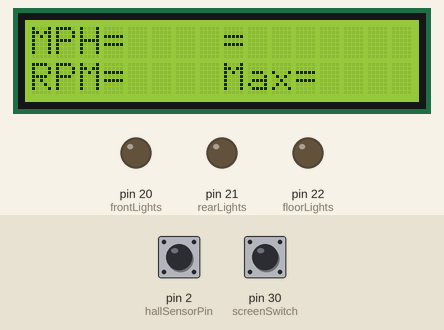
Bench run of a program on a simulated Arduino Mega 2560, built with avr-gcc and run on an emulated ATmega2560. Shown: 16×2 character LCD, output pins drawn as LEDs (lit = HIGH). The inputs (shaded band) are chosen by the test bench; at power-on: pin 2 (hallSensorPin) LOW, pin 30 (screenSwitch) HIGH.

Above: at 3.2 s.
3.3 s: pin 2 (hallSensorPin) pulsed HIGH 2 times (0.12 s each, 0.3 s apart)
At 4.7 s:
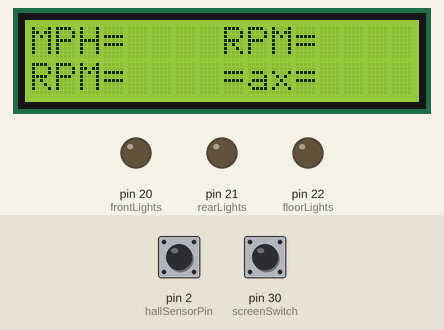
At 6.7 s:
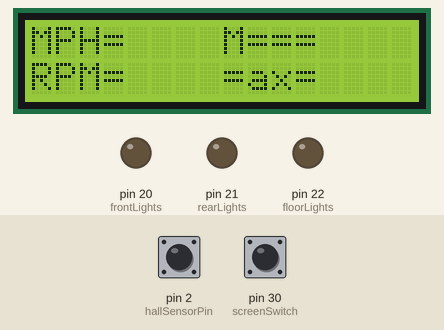
6.9 s: pin 2 (hallSensorPin) pulsed HIGH 5 times (0.12 s each, 0.3 s apart)
At 8.1 s:
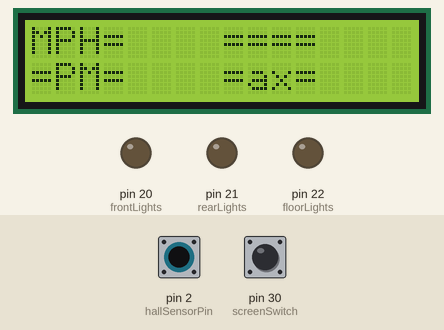
Timing chart, 0 to 9.9 s (numbered marks = the images above; inputs shaded):
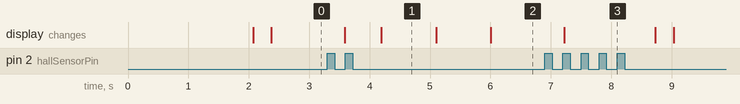

Measured:
- after the input at 3.3 s, the display: first changes after 0.28 s (image 1 shows a later state)
- after the input at 6.9 s, the display: changes after 0.32 s (image 3)
- what the display in image 1 shows lasts 0.9 s, from 4.2 s to 5.1 s

The program:

main.cpp
```cpp
#include <Arduino.h>
#include <define.h>
#include <lcd.h>
#include <rpm.h>
#include <lights.h>

void setup()
{
  Serial.begin(9600);
  rpmSetup();
  lcdSetup();
  lightSetup();
}

void loop()
{
  int screenSwitchState = digitalRead(screenSwitch);
  rpmLoop();
  lightLoop();
  lcdLoop();

  if (screenSwitchState == HIGH)
  {
    if (buttonActive == false)
    {
      buttonActive = true;
      buttonTimer = millis();
    }
    if ((millis() - buttonTimer > longPressTime) && (longPressActive == false))
    {
      longPressActive = true;
    } else {
    if (buttonActive == true)
    {
      if(currentScreen == 0)
      {currentScreen = 1;}
      if(currentScreen == 1)
      {currentScreen = 0;}
    	buttonActive = false;
    }
    if (longPressActive == true)
    {
      if(lightStatus == 0)
      {lightStatus = 1;}
      if(lightStatus == 1)
      {lightStatus = 0;}
      lightStatus = 1;
      longPressActive = false;
      }
    }
  }
}
```

battery.cpp
```cpp
#include <Arduino.h>
#include <define.h>

unsigned long previousBatteryMillis = 0;
const long batteryInterval = 10000;

void batteryOne()
{
oneCell = analogRead(batteryCellOnePin);
}

void batteryTwo()
{
twoCell = analogRead(batteryCellTwoPin);
twoCell = twoCell - oneCell;
}

void batteryThree()
{
threeCell = analogRead(batteryCellThreePin);
}

void batteryFour()
{
fourCell = analogRead(batteryCellFourPin);
}

void runBatteryVolt()
{
  unsigned long batteryCurrentMillis = millis();
  if (batteryCurrentMillis - previousBatteryMillis >= batteryInterval) {

    previousBatteryMillis = batteryCurrentMillis;

    batteryOne();
    batteryTwo();
    batteryThree();
    batteryFour();
    }

}
```

define.cpp
```cpp
#include <Arduino.h>

bool buttonActive = false;
bool longPressActive = false;
long buttonTimer = 0;
long longPressTime = 250;

int screenSwitch = 30;

int frontLights = 20;
int rearLights = 21;
int floorLights = 22;

int previousScreen;
int currentScreen = 0;

int currentSpeed;
int maxSpeed;

int currentRPM;
int maxRPM;

int runTime;
int Seconds;
int Minutes;

int lightStatus = 0;

int batteryCellOnePin = A0;
int batteryCellTwoPin = A1;
int batteryCellThreePin = A2;
int batteryCellFourPin = A3;

float oneCell=0.00;
float twoCell=0.00;
float threeCell=0.00;
float fourCell=0.00;
```

define.h
```cpp
extern bool buttonActive;
extern bool longPressActive;
extern long buttonTimer;
extern long longPressTime;

extern int screenSwitch;

extern int frontLights;
extern int rearLights;
extern int floorLights;

extern int previousScreen;
extern int currentScreen;

extern int currentRPM;
extern int maxRPM;

extern int currentSpeed;
extern int maxSpeed;

extern int runTime;
extern int Seconds;
extern int Minutes;

extern int lightStatus;

extern int batteryCellOnePin;
extern int batteryCellTwoPin;
extern int batteryCellThreePin;
extern int batteryCellFourPin;

extern float oneCell;
extern float twoCell;
extern float threeCell;
extern float fourCell;
```

lights.cpp
```cpp
#include <Arduino.h>
#include <define.h>

void lightSetup()
{
  pinMode(frontLights, OUTPUT);
  pinMode(rearLights, OUTPUT);
  pinMode(floorLights, OUTPUT);
}

void disableLights()
{
  digitalWrite(frontLights, LOW);
  digitalWrite(rearLights, LOW);
  digitalWrite(floorLights, LOW);
}

void enableLights()
{
  digitalWrite(frontLights, HIGH);
  digitalWrite(rearLights, HIGH);
  digitalWrite(floorLights, HIGH);
}

void lightLoop()
{
  if(lightStatus == 0)
  {disableLights();}
  if(lightStatus == 1)
  {enableLights();}
}
```

lights.h
```cpp
extern void disableLights();
extern void enableLights();
extern void lightLoop();
extern void lightSetup();
```

rpm.cpp
```cpp
#include <Arduino.h>
#include <define.h>

const int hallSensorPin = 2;
const unsigned long sampleTime = 300;

void rpmSetup()
{
  pinMode(hallSensorPin,INPUT);
}

int getRPM()
{
  int count = 0;
  boolean countFlag = LOW;
  unsigned long currentTime = 0;
  unsigned long startTime = millis();
  while (currentTime <= sampleTime)
  {
    if (digitalRead(hallSensorPin) == HIGH)
    {
      countFlag = HIGH;
    }
    if (digitalRead(hallSensorPin) == LOW && countFlag == HIGH)
    {
      count++;
      countFlag=LOW;
    }
    currentTime = millis() - startTime;
  }
  int countRpm = int(1000/float(sampleTime))*count;
  return countRpm;
}

void rpmLoop()
{
  currentRPM = getRPM();
  if (currentRPM > maxRPM) maxRPM = currentRPM;
}
```

rpm.h
```cpp
extern void rpmSetup();
extern void rpmLoop();
extern int getRPM();
```

lcd.cpp
```cpp
#include <Arduino.h>
#include <LiquidCrystal.h>
#include <define.h>
#include <rpm.h>

static int rs = 7, en = 8, d4 = 6, d5 = 5, d6 = 4, d7 = 3;
LiquidCrystal lcd (rs, en, d4, d5, d6, d7);

void lcdSetup()
{
  pinMode(screenSwitch, INPUT_PULLUP);
  lcd.begin(16, 2);
  lcd.clear();
  lcd.print("Hyper 7 Diag.");
  lcd.setCursor(0, 1);
  lcd.print("Version 0.0.1");
  delay(2000);
  lcd.clear();
}

void clearScreen()
{
  lcd.clear();
}

void batteryScreen()
{
  currentScreen = 1;
lcd.setCursor(0,0);
lcd.print("1s=" + String(oneCell,2));

lcd.setCursor(9,0);
lcd.print("2s=" + String(twoCell,2));

lcd.setCursor(0,1);
lcd.print("3s=" + String(threeCell,2));

lcd.setCursor(9,1);
lcd.print("4s=" + String(fourCell,2));

}

void homeScreen()
{
  currentScreen = 0;
  unsigned long Now = millis()/1000;
  Seconds = Now%60;
  Minutes = (Now/60)%60;
  runTime = Minutes + Seconds;
  lcd.setCursor(0,0);
  lcd.print("MPH=" + maxSpeed);
  lcd.setCursor(8,0);
  lcd.print("RT=" + runTime);
  lcd.setCursor(0,1);
  lcd.print("RPM=" + currentRPM);
  lcd.setCursor(8,1);
  lcd.print("Max=" + maxRPM);

}

void lcdLoop()
{
  if(currentScreen == 0)
  {homeScreen();}
  if(currentScreen == 1)
  {batteryScreen();}
}
```

lcd.h
```cpp
extern void lcdSetup();
extern void batteryScreen();
extern void homeScreen();
extern void clearScreen();
extern void lcdLoop();
```
